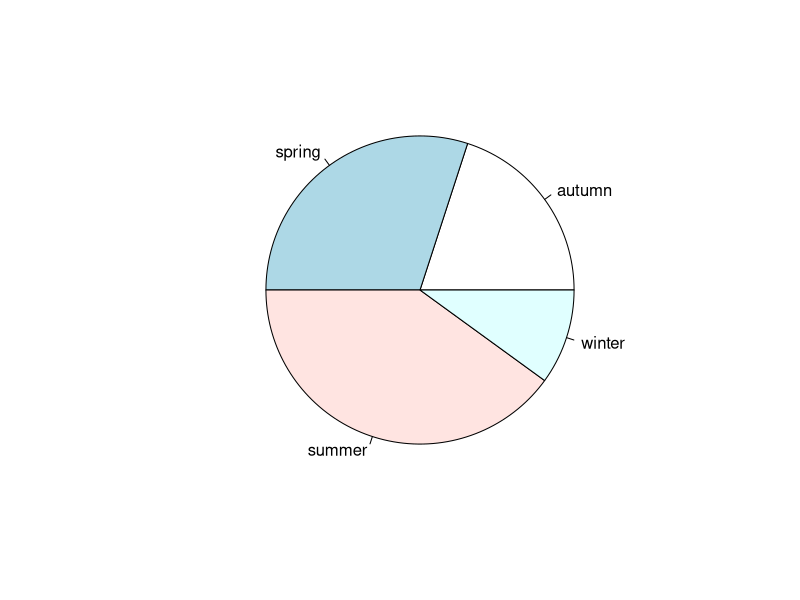
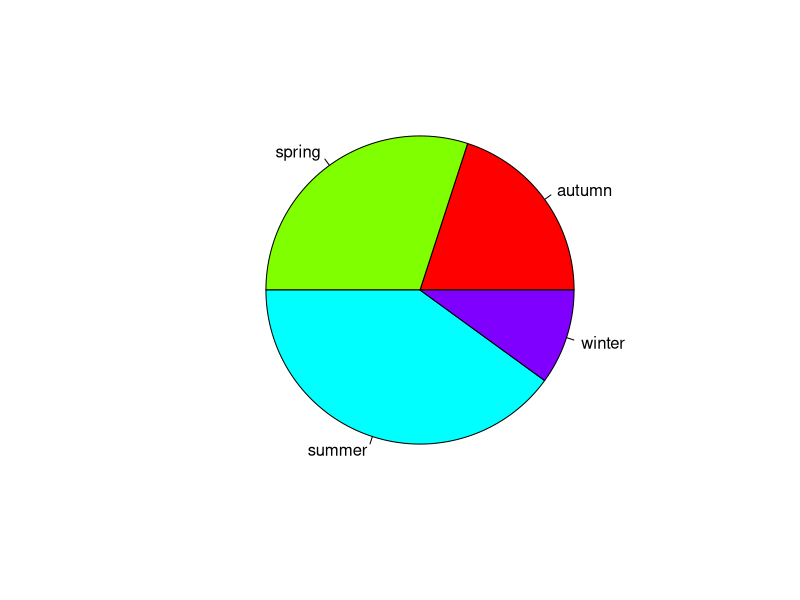

These charts were generated, in order, by the following R code: (Note: this script raises an error after producing the figures.)
#날짜: 2021/01/20
#이름: 김하린
#내용: Ch05. 데이터 시각화 - 원형차트 교재 p147

season <- c('winter', 'summer', 'spring', 'summer', 'summer',
            'autumn', 'autumn', 'summer', 'spring', 'spring')

season

#영역별 개수
season_table <- table(season)
season_table

#원형차트
pie(season_table)
pie(season_table, col = rainbow(4))

#교재 p148 실습 - 분기별 매출현황을 파이 차트로 시각화하기
par(mfrow = c(1,1))

 # cex는 각 조각 글씨 크기
pie(chart_data, labels = names(chart_data), col = rainbow(8), cex = 1.2)
title("2018~2019년도 분기별 매출현황")

help(pie)
